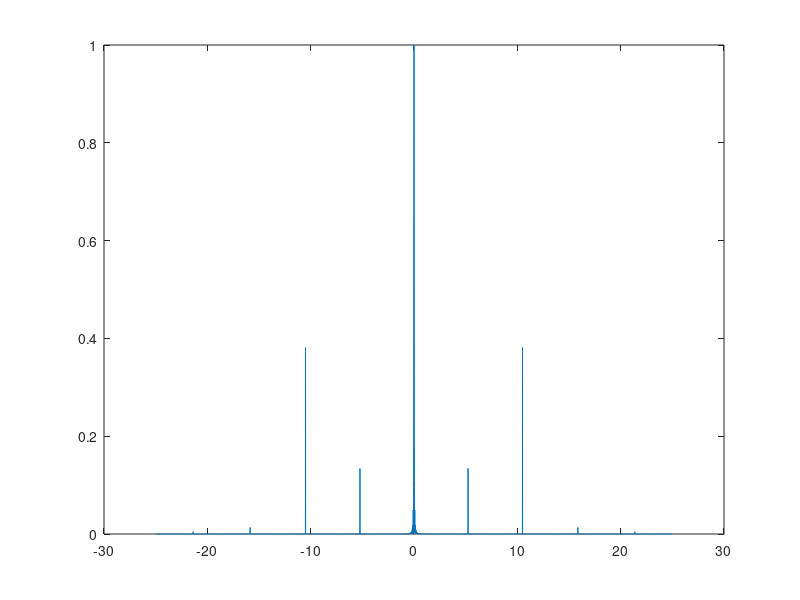

The MATLAB source for this figure: (Note: this script raises an error after producing the figure.)
% BASIC IMAGE ANALYSIS SCRIPT
% This script is intended as an example to help you analyze the pictures you have acquired
% during the "Diffraction, interference and Fourier filtering" lab. Notice that you cannot
% simply run the algorithm "as it is", you will need to change a few things to make it
% work with your images (therefore you will have to understand it, contact your lab
% supervisor if you have questions). You can also write your own algorithm making
% different steps if you want (this here is just for inspiration).

close all; clear all;
%%
lamb = 632.8*10^-9;
L = 0.22;
N = 144*10^3;
d = 1/N;
thetas_analytical = deg2rad(-25:0.01:25);
Beta = @(theta) (pi*d)*sin(theta)./lamb;
Alpha = @(theta) (pi*d)*sin(theta)./lamb;
beta = Beta(thetas_analytical);
alph = Alpha(thetas_analytical);
diff = (sin(beta)./beta).^2;
diff = sinc(beta).^2;
inter = (sin(N.*alph)./sin(alph)).^2.*(mod(alph,pi)~=0)+N.^2*(mod(alph,pi)==0);
R = diff.*inter;
R = R./max(R);
plot(rad2deg(thetas_analytical),R)
new_d_max = @(y,m) lamb*m*L./y;
new_b_min = @(y,m) lamb*m*L./y;
new_a_min = @(y,m) lamb*(m-1/2)*L./y;
rel_err = @(y,m) (new_b(y,m)-b)/b;
show_steps = true;
offset = 2.5e4;
%%
path = 'Images/Grating/grating.jpg';
channel = 1;
rotation = 4;
sec_x = "all";
sec_y = 950:1300;
baseline_sign = 0; % No baseline subtraction or addition
shift = (2590+1427)/2;
S = (833-616)/5; %px/mm
L = 0.22;
show_steps = true;
mm_limit = [-60,60];
deg_limit = [-12,12];
[xAxisDeg, xAxisMm, data3] = image_process(path,channel,rotation,sec_x, ...
               sec_y,baseline_sign,shift,S,L,show_steps,mm_limit,deg_limit,offset);
%% Import the image to Matlab

%myImage1 = imread('Images/Grating/grating.jpg');

visualize = true;
% Interference : a
[PKS,LOCS] = find_max(data3,xAxisMm,1,10,visualize);
y_interference = LOCS*10^-3;
if visualize
    grid on;
    xlabel('mm - displacement');
    ylabel('Normalized signal');
    title('Normalized signal vs angle with Min peaks');
    xlim([-60 , 60]);
    ylim([0 , 1]);
end
%% Theoretical intensity.
if show_steps
    plot(xAxisDeg,data3);
    hold on
    degs = atand(y_interference/L);
    scatter(degs,PKS,'r^','filled');
    plot(rad2deg(thetas_analytical),R,"m")
    hold off
    grid on;
    xlabel('Angle (°)');
    ylabel('Normalized signal');
    title('Normalized signal vs angle with Max peaks');
    xlim([-12 , 12]);
    ylim([0 , 1]);
    legend(["Exp - values","Maxima","Analytical"])
   
end

left_hand = sum(y_interference<0);
right_hand = sum(y_interference>=0);
m = [-left_hand:-1 1:right_hand];
grating_constants = new_d_max(y_interference,m);
d_mean = mean(grating_constants);
d_std = std(grating_constants);
%% Interference Error:
N_inter = length(grating_constants);
dL = 5*10^-3;
dP = 25;

dy = dP/(S*10^3);

mabs = abs(m);
dd = sqrt((dL*lamb*mabs./y_interference).^2+(mabs.*L*dy*lamb./(y_interference.^2)).^2);
dd_mean = sqrt(mean(dd.^2));
dd_std = std(dd);
fprintf("Interference\n");
fprintf("a = %.3e +- %.3e\n",d_mean,dd_mean);
fprintf("a_std = %.3e \n",d_std);
fprintf("Error std = %.3e \n\n",dd_std);
